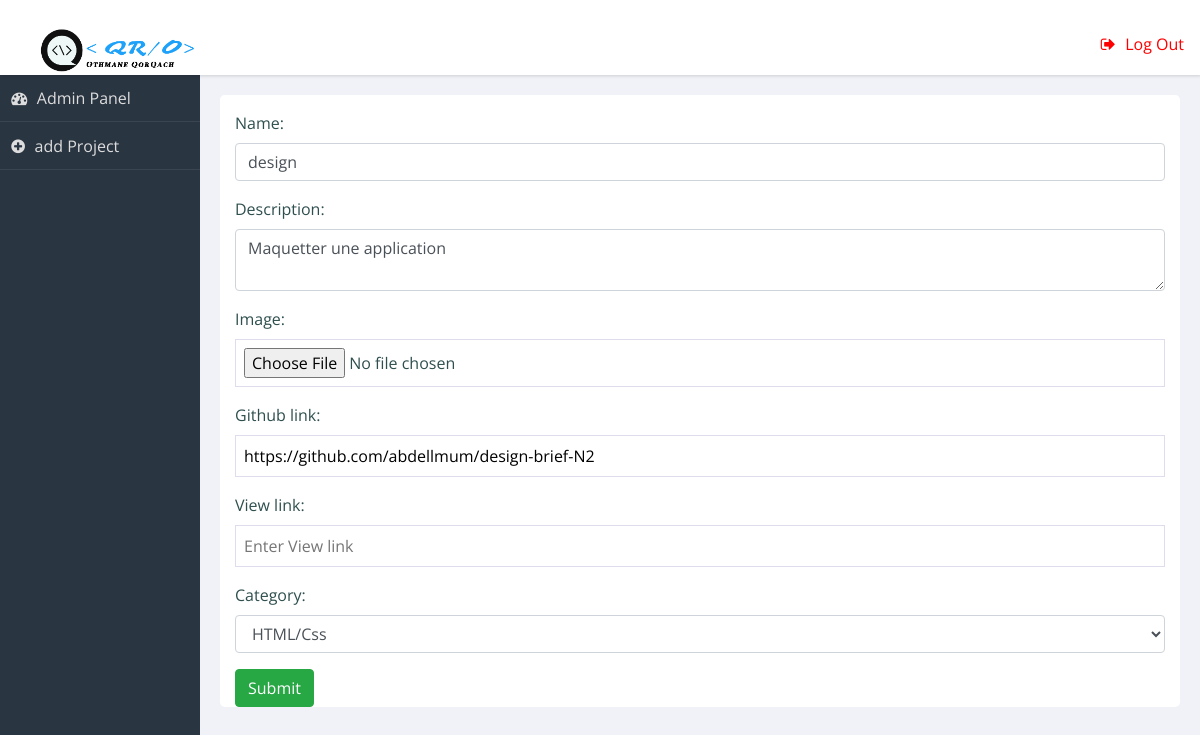
Screenshot of /admin/update.php?id=32 (signed in) with the database file from the repository.
### tables this page shows
CREATE TABLE IF NOT EXISTS `project` (
  `Id` int(11) NOT NULL AUTO_INCREMENT,
  `Name` varchar(50) NOT NULL,
  `Description` varchar(150) NOT NULL,
  `Image` varchar(100) NOT NULL,
  `Github` varchar(100) NOT NULL,
  `View` varchar(100) NOT NULL,
  `Category` varchar(50) NOT NULL,
  PRIMARY KEY (`Id`)
);

### admin/update.php (the view, shortened to what this page needs)
<?php
include 'include/datebase.php';
$message=$id=null;
if ( !empty($_GET['id'])) {
 $id = $_REQUEST['id'];
}
$var1 = "SELECT * FROM  project WHERE  Id = $id";
$resultat = $db_connect->query($var1);
$data = $resultat->fetchAll(PDO::FETCH_ASSOC);
?>
<!DOCTYPE html>
<html lang="en" >
<head>
  <link rel='stylesheet' href='https://cdnjs.cloudflare.com/ajax/libs/font-awesome/4.4.0/css/font-awesome.min.css'>
  <link rel="stylesheet" href="https://stackpath.bootstrapcdn.com/bootstrap/4.3.1/css/bootstrap.min.css">
      <link rel="stylesheet" href="css/style.css">
</head>
<body>
<?php include 'include/header-nav.php';?>
<main role="main">
<section class="panel important">
<div class="container">
<form action='update.php?id=<?php echo $id?>' method="POST" >
<?php
 foreach($data as $projet) {
    $port_projet = <<<prod
    <div class="form-group">
      <label>Name:</label>
      <input type="text" class="form-control" placeholder="Enter Name" name="Name" value="{$projet['Name']}">
    </div>
    <div class="form-group">
      <label>Description:</label>
      <textarea name="Description" class="form-control" placeholder="Enter your Description">{$projet['Description']}</textarea>
    </div>
    <div class="form-group">
      <label>Image:</label>
      <input type="file" class="form-control-file" placeholder="Image link" name="Image" value="{$projet['Image']}">
    </div>
    <div class="form-group">
      <label>Github link:</label>
      <input type="text" placeholder="Enter Github link" name="Github" value="{$projet['Github']}">
    </div>
    <div class="form-group">
      <label>View link:</label>
      <input type="text" placeholder="Enter View link" name="View" value="{$projet['View']}">
    </div>
	  <div class="form-group">
      <label>Category:</label>
      <select class="form-control" name="Category">
      <option value="app">HTML/Css</option>
      <option value="icon">JavaScript</option>
      <option value="logo">PHP</option>
      <option value="web">Autre</option>
     </div>
    </select>
    </div>
    <button type="submit" class="btn btn-labeled btn-success" name="Submit">Submit</button>
prod;
echo  $port_projet;
 }
 ?>
  </section>
  </main>
</body>
</html>

### admin/css/style.css (style rules this page uses)
html { box-sizing: border-box; }
*, *:before, *:after { box-sizing: inherit; }
body { background: #f1f2f7; font-family: "Open Sans", arial, sans-serif; color: darkslategray; }
.panel { background-color: white; color: darkslategray; -webkit-border-radius: 0.3rem; -moz-border-radius: 0.3rem; -ms-border-radius: 0.3rem; border-radius: 0.3rem; margin: 1%; }
form input, form textarea, form select { width: 100%; display: block; border: solid 1px #dde; padding: 0.5em; }
form input:after, form textarea:after, form select:after { content: ""; display: table; clear: both; }
form label, form legend { display: block; margin: 1em 0 0.5em; }
@media screen and (min-width: 600px) { html, body { height: 100%; } }
@media screen and (min-width: 600px) { main[role="main"] { margin: 75px 0 40px 200px; } }
@media screen and (min-width: 600px) { main[role="main"]:after { content: ""; display: table; clear: both; } }
@media screen and (min-width: 600px) { .panel { margin: 2% 0 0 2%; float: left; width: 96%; } }
@media screen and (min-width: 600px) { .panel:after { content: ""; display: table; clear: both; } }
@media screen and (min-width: 900px) { .panel { width: 47%; clear: none; } }
@media screen and (min-width: 900px) { .panel.important { width: 96%; } }

### rows the page displays
project: Name "design", Description "Maquetter une application", Github "https://github.com/abdellmum/design-brief-N2"
